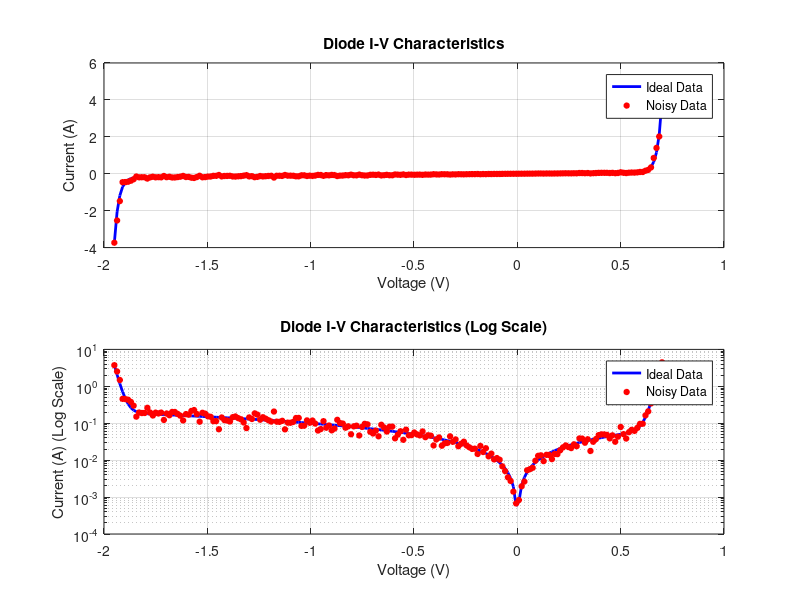

Write MATLAB code to recreate this figure.
% Given parameters
Is = 0.01e-12;  % Forward bias saturation current (0.01 pA)
Ib = 0.1e-12;   % Breakdown saturation current (0.1 pA)
Vb = 1.3;       % Breakdown voltage (V)
Gp = 0.1;       % Parasitic parallel conductance (Ω⁻¹)

% Voltage vector from -1.95V to 0.7V with 200 steps
V = linspace(-1.95, 0.7, 200);

% Compute ideal diode current
I_ideal = Is .* (exp(1.2 .* V / 0.025) - 1) ... % Ideal diode term
         + Gp .* V ... % Parallel resistor term
         - Ib .* (exp(1.2 .* (- (V + Vb)) / 0.025) - 1); % Breakdown term

% Add 20% random noise to simulate experimental variation
noise = I_ideal .* (0.2 * randn(size(I_ideal))); 
I_noisy = I_ideal + noise;

% Plot data
figure;
subplot(2,1,1)
plot(V, I_ideal, 'b', 'LineWidth', 2); hold on;
plot(V, I_noisy, 'ro', 'MarkerSize', 4, 'MarkerFaceColor', 'r');
xlabel('Voltage (V)');
ylabel('Current (A)');
title('Diode I-V Characteristics');
legend('Ideal Data', 'Noisy Data');
grid on;

% Logarithmic plot
subplot(2,1,2)
semilogy(V, abs(I_ideal), 'b', 'LineWidth', 2); hold on;
semilogy(V, abs(I_noisy), 'ro', 'MarkerSize', 4, 'MarkerFaceColor', 'r');
xlabel('Voltage (V)');
ylabel('Current (A) (Log Scale)');
title('Diode I-V Characteristics (Log Scale)');
legend('Ideal Data', 'Noisy Data');
grid on;
